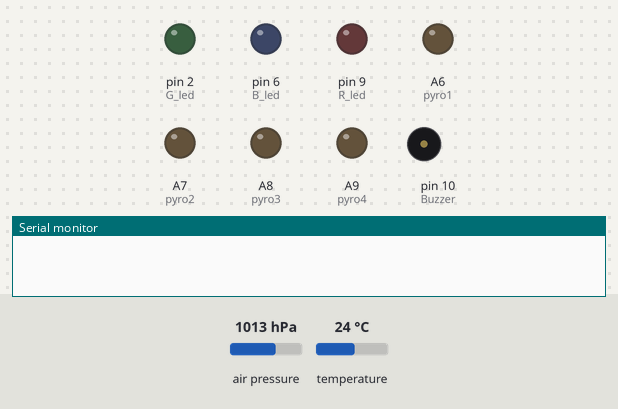
A program run on a simulated Teensy 3. On the bench: output pins drawn as LEDs (lit = HIGH), buzzer (waves = sounding), the last lines printed to the serial monitor. The test bench sets the inputs (shaded band); at power-on: air pressure 1013 hPa, temperature 24 °C.

Above: at 0.0 s.
At 14.2 s:
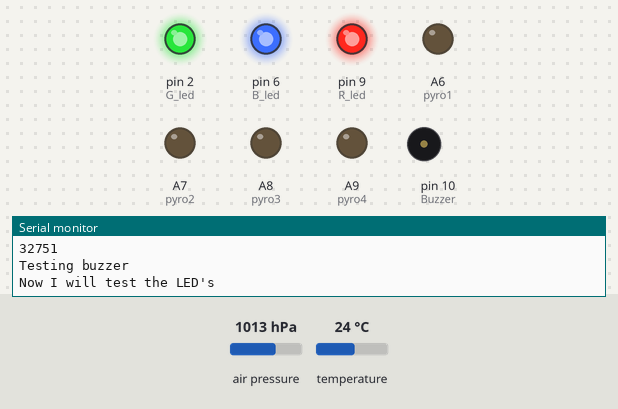
At 28.2 s:
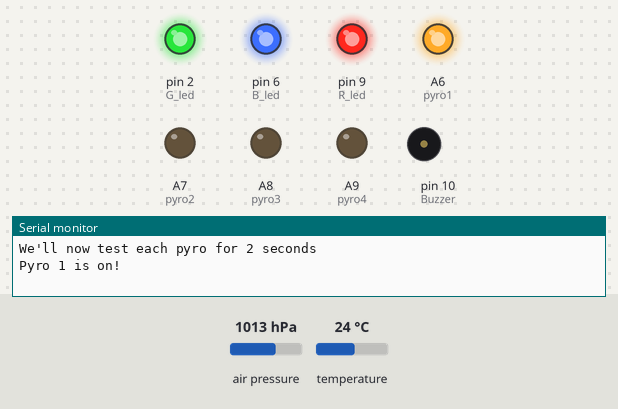
At 31.2 s:
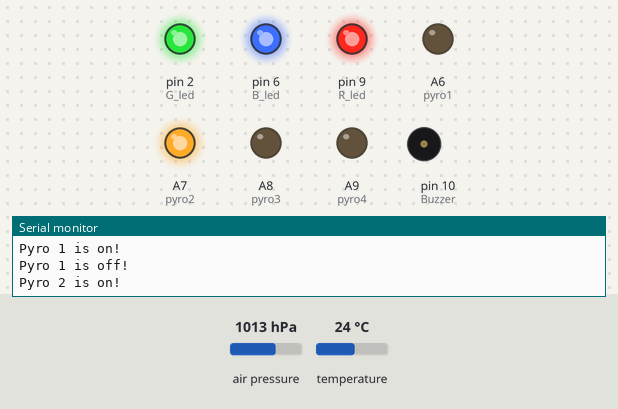
At 34.2 s:
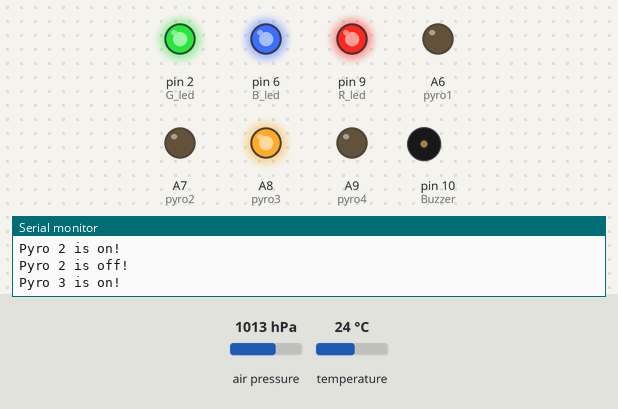
At 37.2 s:
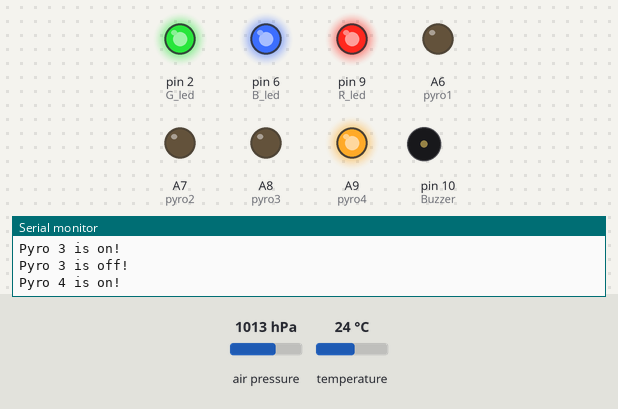
Timing chart, 0 to 40.0 s (numbered marks = the images above):
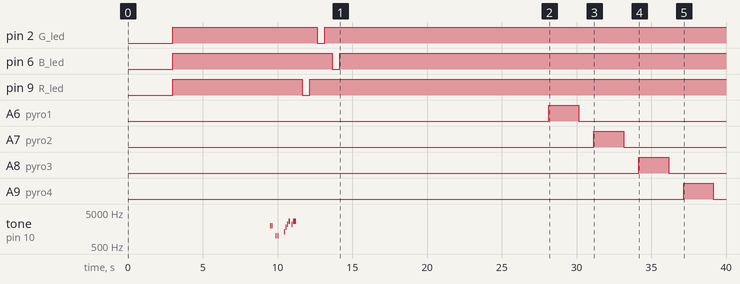

Measured:
- by itself, pin 2 (G_led): LOW → HIGH at 3.0 s, → LOW 9.7 s later, → HIGH 0.50 s later
- by itself, pin 6 (B_led): LOW → HIGH at 3.0 s, → LOW 10.7 s later, → HIGH 0.50 s later
- by itself, pin 9 (R_led): LOW → HIGH at 3.0 s, → LOW 8.7 s later, → HIGH 0.50 s later
- by itself, A6 (pyro1): LOW → HIGH at 28.2 s, → LOW 2.0 s later
- by itself, A7 (pyro2): LOW → HIGH at 31.2 s, → LOW 2.0 s later
- by itself, A8 (pyro3): LOW → HIGH at 34.2 s, → LOW 2.0 s later
- by itself, A9 (pyro4): LOW → HIGH at 37.2 s, → LOW 2.0 s later
- by itself, tone on pin 10 (Buzzer): plays 2000 Hz for 0.05 s, 2000 Hz for 0.05 s, 1000 Hz for 0.05 s, 1000 Hz for 0.05 s, 1319 Hz for 0.05 s, 1760 Hz for 0.05 s … (10 notes in this stretch)

The program:

main.cpp
```cpp
/* Planning ---------------------------------------------------
States:
- 1 Ground Idle
- 2 Passive assent
- 3 1st burnout
- 4 Active assent
- 5 Appogee
- 6 Balistic desent
- 7 Drouge desent
- 8 Main desent
- 9 Touchdown
- 10 Abort
Planning --------------------------------------------------- */


#include <Arduino.h>
#include <mpu6050_tockn.h>
#include <wire.h>
#include <servo.h>
#include <SD.h>
#include <SPI.h>
#include <Adafruit_BMP280.h>

#define OUTPUT_READABLE_ACCELGYRO
#define OUTPUT_READABLE_REALACCEL

//Declaration
Servo xtvc;
Servo ytvc;

//Declare functions
void setup();
void loop();
void flight();
void PIDx();
void PIDy();

int state = 1; //system state var

MPU6050 mpu6050(Wire);
Adafruit_BMP280 bmp;

Sd2Card card;
SdVolume voloume;
SdFile root;

//Pyros
int pyro1 = 20;
int pyro2 = 21;
int pyro3 = 22;
int pyro4 = 23;

//Variables
int16_t ax, ay, az;
int16_t gx, gy, gz;
double accelx;
double accely;
double accelz;

//Output Variables
const int SDChipSelect = 0;
int R_led = 9;
int B_led = 6;
int G_led = 2;
int Buzzer = 10;

int xtvc_pin = 3;
int ytvc_pin = 4;

//PID variables
float kp = 0;
float ki = 0;
float kd = 0;
float setpoint = 0;

//Time variables
float elapsedMS;
float MS;
float previouseMS;
int period = 50; //In milliseconds

//xPID variables
float xpid_p;
float xpid_i;
float xpid_d;
float xpid_total;
float xangle;
float xangle_error;
float xangle_previous_error;

//yPID variables
float ypid_p;
float ypid_i;
float ypid_d;
float ypid_total;
float yangle;
float yangle_error;
float yangle_previous_error;

void setup() {
  Wire.begin();
  mpu6050.begin();
  mpu6050.calcGyroOffsets(true);

  MS = millis();

  while(!Serial) {
    Serial.println("No serial conection");
  }

  Serial.println();
  Serial.println();
  Serial.println("Hi, I am ready for doody, haha funny doody");
  Serial.println();
  Serial.println();

  pinMode(R_led, OUTPUT);
  pinMode(G_led, OUTPUT);
  pinMode(B_led, OUTPUT);

  digitalWrite(R_led, HIGH);
  digitalWrite(G_led, HIGH);
  digitalWrite(B_led, HIGH);

  //Baramater test
  Serial.println("Lets checkup on the BMP280's continuity");
  delay(1000);

  if(!bmp.begin()) {
    Serial.println("No BMP280 detected :(");
    delay(5000);
    Serial.println("Ill continue the start process now");
  }

  else {
    bmp.setSampling(Adafruit_BMP280::MODE_NORMAL,      //normal operating mode
                    Adafruit_BMP280::SAMPLING_X2,      //temp oversampling
                    Adafruit_BMP280::SAMPLING_X16,     //presure oversampling
                    Adafruit_BMP280::FILTER_X16,       //filtering
                    Adafruit_BMP280::STANDBY_MS_500);  //standby time

    Serial.println("Sensor found! Here is some data from it.");
    Serial.println();
    Serial.println(F("Temp = "));
    Serial.println(bmp.readTemperature());
    Serial.println(" *C");

    Serial.println();
    Serial.println(F("Presure = "));
    Serial.println(bmp.readPressure());
    Serial.println(" Pa");

    Serial.println();
    Serial.println(F("Approx altitude = "));
    Serial.println(bmp.readAltitude(1013.25));
    Serial.println(" m");
    Serial.println();

    delay(1000);
  }

  //MPU 6050 test
  Serial.println("Looking for MPU6050");
  delay(1000);
  Serial.println("MPU6050 found!");
  Serial.println();

  //SD card test
  Serial.println("Now I am going to test the SD card.");
  delay(1000);
  Serial.println("Searching for an SD card...");
  if(!card.init(SPI_HALF_SPEED, SDChipSelect)) {
    Serial.println("SD card not found... thats a bummer... lol");
    Serial.println();
  }
  else {
    Serial.println("Found the SD card! Here is some info.");
    delay(1000);
    Serial.println();
    Serial.println("Card type:    ");
    switch (card.type()) {
      case SD_CARD_TYPE_SD1:
        Serial.println("SD1");
        break;
      case SD_CARD_TYPE_SD2:
        Serial.println("SD2");
        break;
      case SD_CARD_TYPE_SDHC:
        Serial.println("SDHC");
        break;
      default:
        Serial.println("Unknown");
    }
    if(!voloume.init(card)) {
      Serial.println("Couldnt find a fat16 or fat32 partition. \nMake sure that the card is formated");
      while(1);
    }
    uint32_t volumesize;
    Serial.println("Vol is of type FAT");
    Serial.println("Vol size (kb)");
    Serial.println(volumesize);
    delay(1000);
  }
  //Buzzer test
  Serial.println("Testing buzzer");
  delay(500);
  tone(Buzzer, 2000); delay(50); noTone(Buzzer); delay(75);
  tone(Buzzer, 2000); delay(50); noTone(Buzzer); delay(200);
  tone(Buzzer, 1000); delay(50); noTone(Buzzer); delay(75);
  tone(Buzzer, 1000); delay(50); noTone(Buzzer); delay(400);

  tone(Buzzer, 1319); delay(50); noTone(Buzzer);
  delay(50);
  tone(Buzzer, 1760); delay(50); noTone(Buzzer);
  delay(50);
  tone(Buzzer, 2217); delay(50); noTone(Buzzer);
  delay(50);
  tone(Buzzer, 2637); delay(100); noTone(Buzzer);
  delay(100);
  tone(Buzzer, 2217); delay(50); noTone(Buzzer);
  delay(50);
  tone(Buzzer, 2637); delay(200); noTone(Buzzer);
  delay(400);

  //LED Test
  Serial.println("Now I will test the LED's");

  digitalWrite(R_led, LOW);
  delay(500);
  digitalWrite(R_led, HIGH);
  delay(500);

  digitalWrite(G_led, LOW);
  delay(500);
  digitalWrite(G_led, HIGH);
  delay(500);

  digitalWrite(B_led, LOW);
  delay(500);
  digitalWrite(B_led, HIGH);
  delay(1000);
  Serial.println("Great, done!");
  delay(1000);

  //Pyro test
  Serial.println();
  Serial.println("We are almost done now lets just check the pyro channels. \nJust in case anything is pluged in to them here is 10 seconds to stop the system and coment out the pyro test");
  Serial.println();
  delay(10000);

  pinMode(pyro1, OUTPUT);
  pinMode(pyro2, OUTPUT);
  pinMode(pyro3, OUTPUT);
  pinMode(pyro4, OUTPUT);
  digitalWrite(pyro1, LOW);
  digitalWrite(pyro2, LOW);
  digitalWrite(pyro3, LOW);
  digitalWrite(pyro4, LOW);
  delay(1000);

  Serial.println("We'll now test each pyro for 2 seconds");

  delay(1000);
  digitalWrite(pyro1, HIGH);
  Serial.println("Pyro 1 is on!");
  delay(2000);
  digitalWrite(pyro1, LOW);
  Serial.println("Pyro 1 is off!");

  delay(1000);
  digitalWrite(pyro2, HIGH);
  Serial.println("Pyro 2 is on!");
  delay(2000);
  digitalWrite(pyro2, LOW);
  Serial.println("Pyro 2 is off!");

  delay(1000);
  digitalWrite(pyro3, HIGH);
  Serial.println("Pyro 3 is on!");
  delay(2000);
  digitalWrite(pyro3, LOW);
  Serial.println("Pyro 3 is off!");

  delay(1000);
  digitalWrite(pyro4, HIGH);
  Serial.println("Pyro 4 is on!");
  delay(2000);
  digitalWrite(pyro4, LOW);
  Serial.println("Pyro 4 is off!");

  Serial.println("Pyro test done!");
  Serial.println();
  delay(500);

  //Servo test
  Serial.println("Time to test the TVC servos");
  delay(500);

  Serial.println("First the X");
  delay(500);
  xtvc.attach(xtvc_pin);
  xtvc.write(90);
  delay(500);
  xtvc.write(120);
  delay(500);
  xtvc.write(90);
  delay(500);
  xtvc.write(60);
  delay(500);
  xtvc.write(90);
  delay(500);

  Serial.println("Now the Y");
  delay(500);
  ytvc.attach(ytvc_pin);
  ytvc.write(90);
  delay(500);
  ytvc.write(120);
  delay(500);
  ytvc.write(90);
  delay(500);
  ytvc.write(60);
  delay(500);
  ytvc.write(90);
  delay(500);

  Serial.println("Great done!!");
  flight();
}

void loop() {
	//if rocket angle > ±30 degreeezzz from 0
	//state = 10
}

void flight(){
	while (1==1) {


		if(state == 1) { // Ground Idle
      mpu6050.update();
			if (mpu6050.getAccY()  < -1.6) { //-2.5 Launch -1.6 Test
        Serial.println("Launch Detected");
        digitalWrite(B_led, LOW);
        state = 2;
      }
		}


		if(state == 2) { //Passive assent
			mpu6050.update();
			if (mpu6050.getAccY() > 0.1) {
        Serial.println("Burnout detected");
        digitalWrite(B_led, LOW);
        state = 3;
      }
		}


		if(state == 3) { //1st burnout
			delay(2000);//Time delay untill 2nd engine ignite (pyro1)
      digitalWrite(pyro1, HIGH);
      delay(2000);
      digitalWrite(pyro1, LOW);
      digitalWrite(B_led, HIGH);
      digitalWrite(G_led, LOW);
      state = 4;
		}


		if(state == 4) { //Active assent
			PIDx();//TVCx PID run
			PIDy();//TVCy PID run
			if (mpu6050.getAccY() > 0.1) {
        Serial.println("2nd Burnout detected");
        state = 5;
      }
		}


		if(state == 5) { //Main burnout/Appogee
			state = 6;
		}


		if(state == 6) { //Balistic desent
			delay(3000);
			state = 7;
		}


		if(state == 7) { //drouge desent
      digitalWrite(pyro2, HIGH);
      delay(2000);
      digitalWrite(pyro2, LOW);
			//Wait untill x meters from launch height then switch states to 8
		}


		if(state == 8) { //main desent
			digitalWrite(pyro3, HIGH);
      digitalWrite(pyro4, HIGH);
			delay(2000);
			digitalWrite(pyro3, LOW);
      digitalWrite(pyro4, LOW);
			if (mpu6050.getAccY() < -9.75) {
        Serial.println("Touchdown Detected");
        state = 9;
      }
		}


		if(state == 9) { //touchdown
			while(state == 9){
				digitalWrite(B_led, LOW);
				tone(Buzzer, 2000);
				delay(3000);
				digitalWrite(B_led, HIGH);
				tone(Buzzer, 2000);
				delay(3000);
			}
		}


		if(state == 10) { //abort
			//check if rocket is above 5m
			//if rocket > 5m
				//deploy pyro 2,3,4
				//Disable TVC if active and lock pyro 1 (in void loop "digitalWrite(pyro1, LOW)") so it cant ignite the 2nd engine
			//else
				//lock pyro1
				//disable TVC
		}
	}
}


void PIDx(){//pid x
	//PID X
	//run pid calculations
	//total pid
	//map to pwm
	//write to servos
}

void PIDy(){//pid y
	//PID Y
	//run pid calculations
	//total pid
	//map to pwm
	//write to servos
}
```
